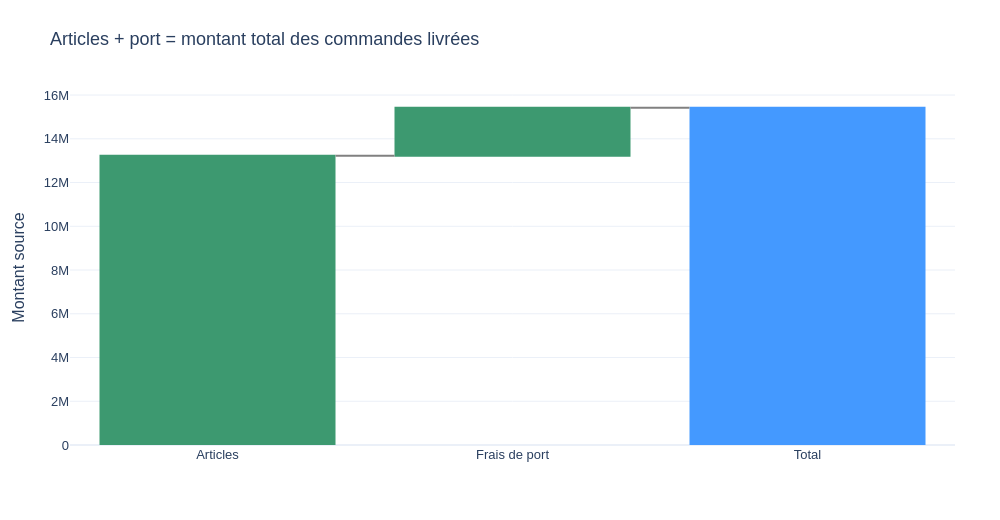

The notebook cell this image was saved under:
### Markdown cell above
### <b><div style='padding:15px;background-color:#d8dcd6;color:#030aa7;font-size:120%;text-align: left'>Plotly</div></b>

### Code cell
ID_GRAPHIQUE = '06_04'
BIBLIOTHEQUE = 'plotly'
fig=go.Figure(go.Waterfall(x=etapes,y=[articles,port,0],measure=['relative','relative','total'],connector={'line':{'color':'gray'}}))
fig.update_layout(yaxis_title='Montant source');montrer_plotly(fig,'Articles + port = montant total des commandes livrées')

### Figure 1 — Plotly figure (JSON) as saved in the notebook; plotly's stock layout.template omitted (floating-point values rounded to 4 significant figures)
{"data": [{"connector": {"line": {"color": "gray"}}, "measure": ["relative", "relative", "total"], "type": "waterfall", "x": ["Articles", "Frais de port", "Total"], "y": [13220000.0, 2198000.0, 0]}], "layout": {"font": {"family": "Arial", "size": 13}, "height": 520, "margin": {"b": 75, "l": 70, "r": 45, "t": 90}, "title": {"text": "Articles + port = montant total des commandes livrées"}, "width": 1000, "yaxis": {"title": {"text": "Montant source"}}}}
